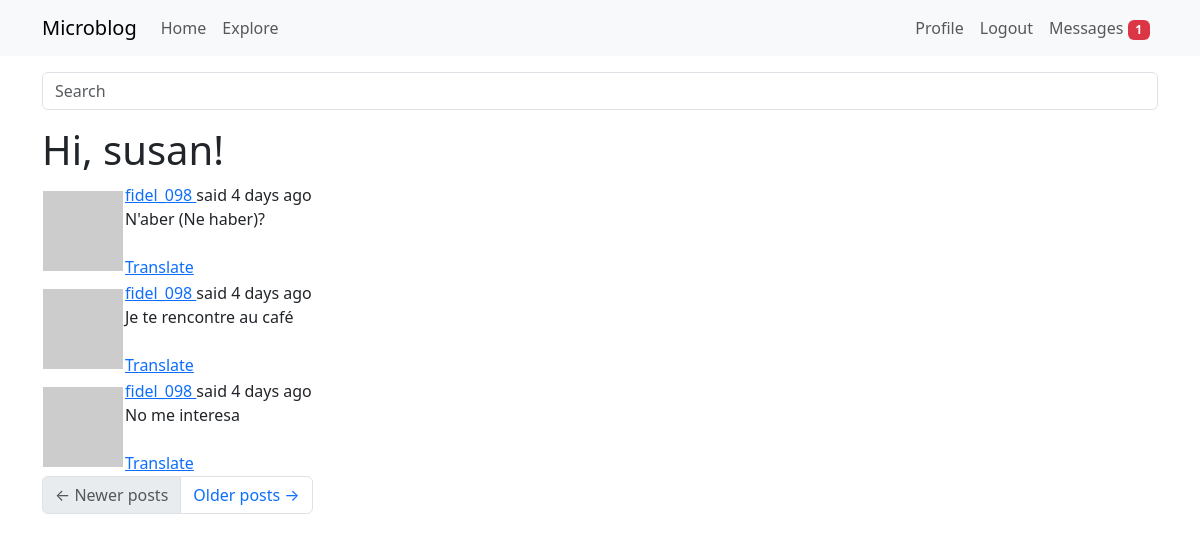
The page /explore (signed in) on the database as committed earlier.
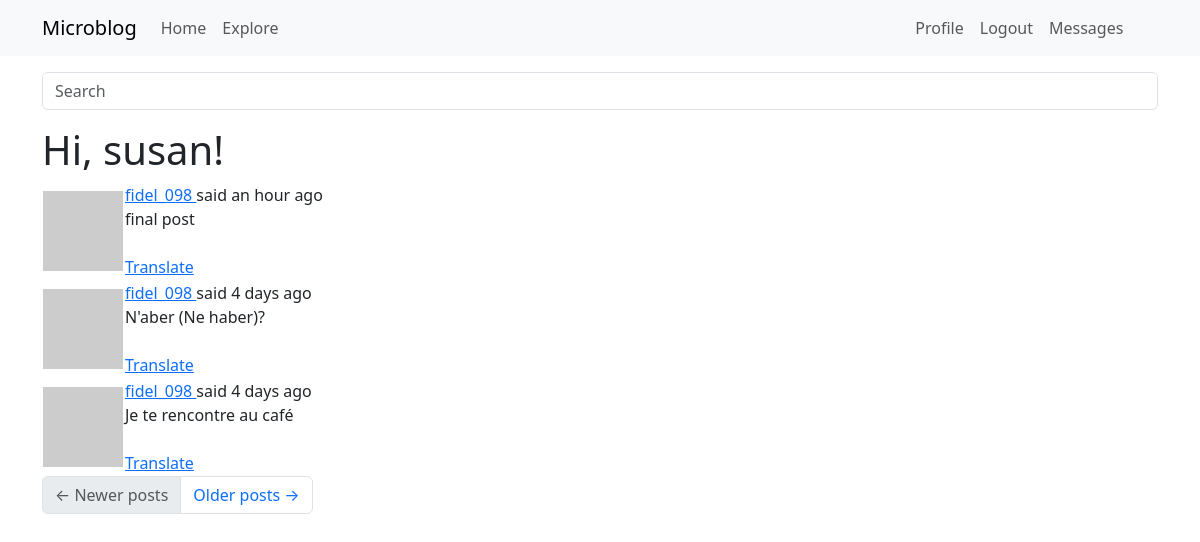
The same page on the database as committed later.
### app/models.py (models this page shows, shortened)
class PaginatedAPIMixin(object):
    @staticmethod
    def to_collection_dict(query, page, per_page, endpoint, **kwargs): #it takes an sql query, a page number and a page size
        resources = db.paginate(query, page=page, per_page=per_page, error_out=False)
        data = {
          'items': [item.to_dict() for item in resources.items],
            '_meta': {
                'page': page,
                'per_page': per_page,
                'total_pages': resources.pages,
                'total_items': resources.total
            },
            '_links': {
                'self': url_for(endpoint, page=page, per_page=per_page,
                                **kwargs), #takes the endpoint argument for the view function that needs to be used in the url_for calls
                'next': url_for(endpoint, page=page + 1, per_page=per_page,
                                **kwargs) if resources.has_next else None,
                'prev': url_for(endpoint, page=page - 1, per_page=per_page,
                                **kwargs) if resources.has_prev else None
            }
        }
        return data

class User(PaginatedAPIMixin, UserMixin, db.Model):
    __tablename__ = "user"
    id: so.Mapped[int] = so.mapped_column(primary_key=True)
    username: so.Mapped[str] = so.mapped_column(sa.String(64), index=True, unique=True)
    email: so.Mapped[str] = so.mapped_column(sa.String(120), index=True, unique=True)
    password_hash: so.Mapped[Optional[str]] = so.mapped_column(sa.String(256))
    posts: so.WriteOnlyMapped['Post'] = so.relationship(back_populates='author')
    about_me: so.Mapped[Optional[str]] = so.mapped_column(sa.String(140))
    last_seen: so.Mapped[Optional[datetime]] = so.mapped_column(default=lambda:
                                datetime.now(timezone.utc))
    def avatar(self, size):
        digest = md5(self.email.lower().encode('utf-8')).hexdigest()
        return f'https://www.gravatar.com/avatar/{digest}?d=identicon&s={size}'
    following: so.WriteOnlyMapped['User'] = so.relationship(
        secondary=followers,
        primaryjoin=(followers.c.follower_id == id),
        secondaryjoin=(followers.c.followed_id == id),
        back_populates='followers')
    followers: so.WriteOnlyMapped['User'] = so.relationship(
        secondary=followers, primaryjoin=(followers.c.followed_id == id),
        secondaryjoin=(followers.c.follower_id == id),
        back_populates='following')
    last_message_read_time: so.Mapped[Optional[datetime]]
    messages_sent: so.WriteOnlyMapped['Message'] = so.relationship(foreign_keys='Message.sender_id', back_populates='author')
    messages_recieved: so.WriteOnlyMapped['Message'] = so.relationship(foreign_keys='Message.recipient_id', back_populates='recipient')
    def unread_message_count(self):
        last_read_time = self.last_message_read_time or datetime(1900, 1, 1)
        query = sa.select(Message).where(Message.recipient == self, Message.timestamp > last_read_time)
        return db.session.scalar(sa.select(sa.func.count()).select_from(query.subquery()))
    notifications: so.WriteOnlyMapped['Notification'] = so.relationship(back_populates='user')
    tasks: so.WriteOnlyMapped['Task'] = so.relationship(back_populates='user')
    def get_tasks_in_progress(self):
        query = self.tasks.select().where(Task.complete == False)
        return db.session.scalars(query)
    token: so.Mapped[Optional[str]] = so.mapped_column(sa.String(32), index=True, unique=True)
    token_expiration: so.Mapped[Optional[datetime]] = so.mapped_column(sa.DateTime)

class SearchableMixin(object):
    @classmethod
    def before_commit(cls, session):
        session._changes = { #session._changes is a custom attribute added to the session object to track changes made during the session
            'add': list(session.new), #list of new objects to be added
            'update': list(session.dirty), #list of modified objects
            'delete': list(session.deleted) #list of deleted objects
        }
    @classmethod
    def after_commit(cls, session):
        for obj in session._changes['add']:
            if isinstance(obj, SearchableMixin):
                add_to_index(obj.__tablename__, obj)
        for obj in session._changes['update']:
            if isinstance(obj, SearchableMixin):
                add_to_index(obj.__tablename__, obj)
        for obj in session._changes['delete']:
            if isinstance(obj, SearchableMixin):
                remove_from_index(obj.__tablename__, obj)
        session._changes = None

class Post(SearchableMixin, db.Model):
    __tablename__ = "post"
    __searchable__ = ['body'] #this indicates that the body field of the Post model should be indexed for full-text search
    id: so.Mapped[int] = so.mapped_column(primary_key=True)
    body: so.Mapped[str] = so.mapped_column(sa.String(140))
    timestamp: so.Mapped[datetime] = so.mapped_column(index=True, default=lambda: datetime.now(timezone.utc))
    user_id: so.Mapped[int] = so.mapped_column(sa.ForeignKey(User.id), index=True)
    author: so.Mapped[User] = so.relationship(back_populates='posts')
    language: so.Mapped[Optional[str]] = so.mapped_column(sa.String(5))

### app/main/routes.py (the view)
@bp.route('/explore')
@login_required
def explore():
    page = request.args.get('page', 1, type=int)
    query = sa.select(Post).order_by(Post.timestamp.desc())
    posts = db.paginate(query, page=page, per_page=current_app.config['POSTS_PER_PAGE'], error_out=False)
    next_url=None
    prev_url=None
    if posts.has_next:
        next_url = url_for('main.explore', page=posts.next_num)
    else:
        None
    if posts.has_prev:
        prev_url = url_for('main.explore', page=posts.prev_num)
    else:
        None
    return render_template('index.html', title=_('Explore'), next_url=next_url, prev_url=prev_url, posts=posts.items, delete_form=EmptyForm())

### app/main/forms.py
class SearchForm(FlaskForm):
    q = StringField(_l('Search'), validators=[DataRequired()])
    def __init__(self, *args, **kwargs):
        if 'formdata' not in kwargs:
            kwargs['formdata'] = request.args
        if 'meta' not in kwargs:
            kwargs['meta'] = {'csrf': False}
        super(SearchForm, self).__init__(*args, **kwargs)

class EmptyForm(FlaskForm):
    submit = SubmitField(_l('Submit'))

### app/__init__.py (called while the page is built)
def get_locale():
    return request.accept_languages.best_match(current_app.config['LANGUAGES'])

### app/main/routes.py (called while the page is built)
@bp.before_request
def before_request():
    if current_user.is_authenticated:
        current_user.last_seen = datetime.now(timezone.utc)
        db.session.commit()
        g.search_form = SearchForm()
    g.locale = str(get_locale())

### app/models.py (called while the page is built)
@login.user_loader
def load_user(id):
    return db.session.get(User, int(id))

### app/templates/index.html (shortened to what this page needs)
{% extends "base.html" %}
{% import "bootstrap_wtf.html" as wtf %}
{% block content %}
    <h1>{{ _('Hi, %(username)s!', username=current_user.username) }}</h1>
    {% for post in posts %}
        {% include '_post.html' %}
    {% endfor %}
    <nav aria-label="Post navigation">
        <ul class="pagination">
            <li class="page-item{% if not prev_url %} disabled{% endif %}">
                <a class="page-link" href="{{ prev_url }}">
                    <span aria-hidden="true">&larr;</span> {{ _('Newer posts') }}
                </a>
            </li>
            <li class="page-item{% if not next_url %} disabled{% endif %}">
                <a class="page-link" href="{{ next_url }}">
                    {{ _('Older posts') }} <span aria-hidden="true">&rarr;</span>
                </a>
            </li>
        </ul>
    </nav>
{% endblock %}

### app/templates/base.html (shortened to what this page needs)
<!doctype html>
<html>
    <head>
      <link
        href="https://cdn.jsdelivr.net/npm/bootstrap@5.3.2/dist/css/bootstrap.min.css"
        rel="stylesheet"
      >
    </head>
    <body>
        <nav class="navbar navbar-expand-lg bg-body-tertiary">
        <div class="container">
          <a class="navbar-brand" href="{{ url_for('main.index') }}">Microblog</a>
        <div class="collapse navbar-collapse" id="navbarSupportedContent">
          <ul class="navbar-nav me-auto mb-2 mb-lg-0">
            <li class="nav-item">
              <a class="nav-link" aria-current="page" href="{{ url_for('main.index') }}">Home</a>
            </li>
            <li class="nav-item">
              <a class="nav-link" aria-current="page" href="{{ url_for('main.explore') }}">Explore</a>
            </li>
          </ul>
          <ul class="navbar-nav mb-2 mb-lg-0">
          {% if current_user.is_anonymous %}
          <li class="nav-item">
              <a class="nav-link" aria-current="page" href="{{ url_for('auth.login') }}">Login</a>
          </li>
            {% else %}
          <li class="nav-item">
              <a class="nav-link" aria-current="page" href="{{ url_for('main.user', username=current_user.username) }}">Profile</a>
          </li>
          <li class="nav-item">
              <a class="nav-link" aria-current="page" href="{{ url_for('auth.logout') }}">Logout</a>
            </li>
          <li class="nav-item">
            <a class="nav-link" aria-current="page" href="{{ url_for('main.messages')}}">{{ _('Messages') }}
              {% set unread_message_count = current_user.unread_message_count() %}
              <span id="message_count" class="badge text-bg-danger"
              {% if unread_message_count %}
              style="visibility: visible"
              {% else %}
              style="visibility: hidden"
              {% endif %}>
                {{ unread_message_count }}
              </span>
            </a>
          </li>
          {% endif %}
        </ul>
        </div>
      </div>
    </nav>
    <div class="container mt-3">
      {% if g.search_form %}
          <form method="GET" action="{{ url_for('main.search') }}" class="mb-3">
           <div class="input-group">
               {{ g.search_form.q(size=20, class='form-control', placeholder=g.search_form.q.label.text) }}
              </div>
            </form>
        {% endif %}
        {% block content %}{% endblock %}
      </div>
  </body>
</html>

### app/templates/_post.html (shortened to what this page needs)
<table class=""table table-hover>
    <tr>
        <td width="70px">
            <a href="{{ url_for('main.user', username=post.author.username) }}">
            <img src="{{ post.author.avatar(36) }}">
            </a>
        </td>
        <td>
            {{ _('%(username)s said %(when)s',
                username=user_link, when=moment(post.timestamp).fromNow()) }}
                <br>
            <span id="post{{ post.id }}">{{ post.body }}</span>
            {% if post.language and post.language != g.locale %}
            <br><br>
            <span id="translation{{ post.id }}">
                    <a href="javascript:translate(
                                'post{{ post.id }}',
                                'translation{{ post.id }}',
                                '{{ post.language }}',
                                '{{ g.locale }}');">{{ _('Translate') }}</a>
                </span>
            {% endif %}
        </td>
    </tr>
</table>

Rows that differ between the two databases and show on the page:
no longer on this page (row unchanged): Post: body "No me interesa"
added Post: body "final post"
Other text that changed with them:
{{ unread_message_count }}: "1" → (not shown)
